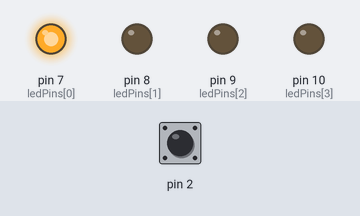
A sketch run on a simulated Arduino Uno, built with avr-gcc and run on an emulated ATmega328P. Shown: output pins drawn as LEDs (lit = HIGH). Dashed ring = blinking. Inputs (shaded band) come from the test bench; at power-on: pin 2 HIGH.

Above: at 1.2 s.
1.3 s: pin 2 pulled LOW for 3.2 s
At 2.8 s:
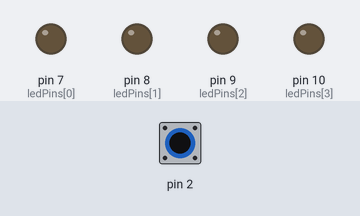
7.5 s: pin 2 pulled LOW for 0.15 s
At 10.4 s:
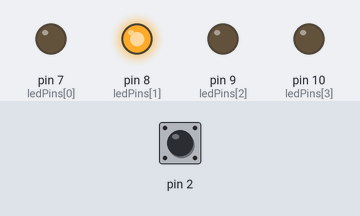
10.6 s: pin 2 pulled LOW for 1 s
At 15.8 s:
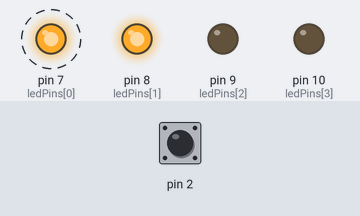
Timing chart, 0 to 29.6 s (numbered marks = the images above; inputs shaded):
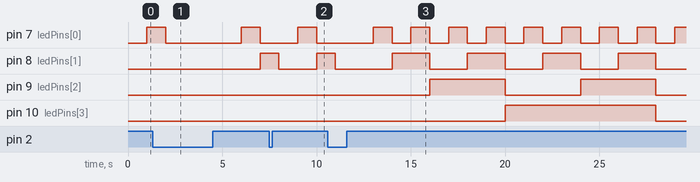

Measured:
- after the input at 1.3 s, pin 9 (ledPins[2]): stays LOW (without the input it goes to HIGH after 2.7 s)
- after the input at 7.5 s, pin 8 (ledPins[1]): HIGH → LOW after 0.50 s instead of 1.5 s; pin 9 (ledPins[2]): stays LOW (without the input it goes to HIGH after 1.5 s)
- by itself, pin 7 (ledPins[0]): alternates HIGH for 1.0 s and LOW for 1.0 s

The sketch:

lab_02_02.ino
```cpp
int ledPins[] = {7, 8, 9, 10};
int l = 0;
long previousMillis = 0;
long interval = 1000;

void reset() {
  l = 0;
}


void setup() {
  // put your setup code here, to run once:
  pinMode(7, OUTPUT);
  pinMode(8, OUTPUT);
  pinMode(9, OUTPUT);
  pinMode(10, OUTPUT);

  attachInterrupt(0, reset, LOW);
  pinMode(2, INPUT_PULLUP);


}


void loop() {
  // put your main code here, to run repeatedly:
  unsigned long currentMillis = millis();


    for (int i = 0; i < 4; i++)
  {
    int bitValue = (l >> i) & 1;

    digitalWrite(ledPins[i], bitValue);
    }


  l++;
  delay(1000);
  if (l > 15) {l = 0;}
}
```
